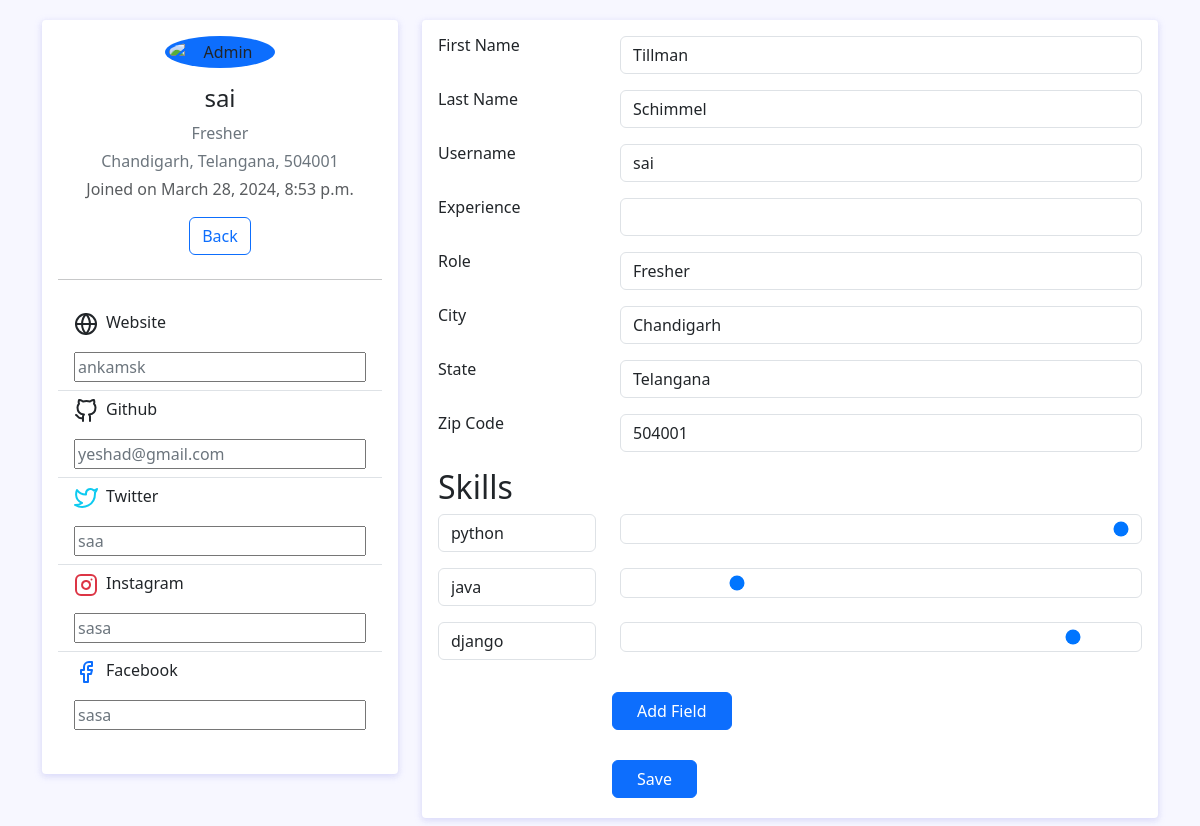
The app's page /edituserprofile/ (signed in), older data.
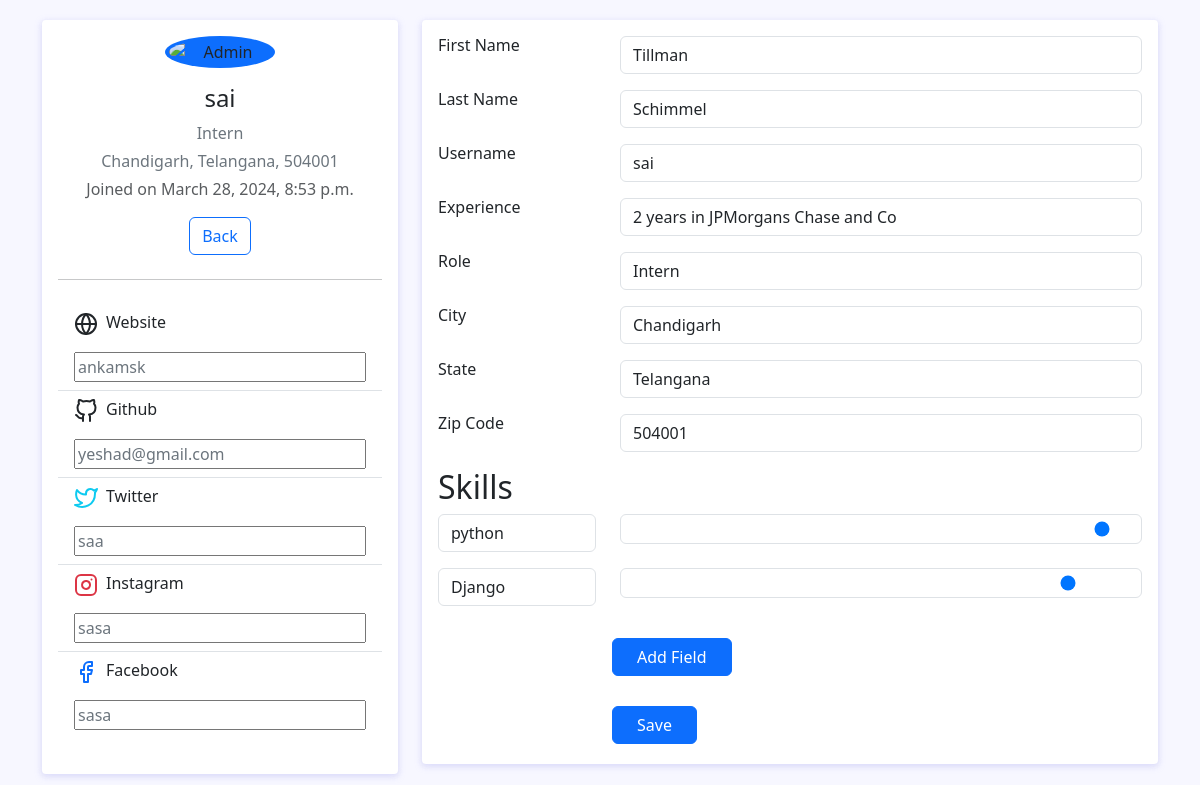
The same page, newer data.
### app/models.py (models this page shows)
class CustomUser(AbstractUser):
    city = models.TextField()
    state = models.TextField()
    zip_code = models.TextField()
    skills = models.CharField(max_length=256, blank=True)  # Comma separated list of skills
    skills_range= models.CharField(max_length=256, blank=True)
    websitelinks = models.CharField(max_length=256, blank=True)
    role = models.CharField(max_length=256, default='Fresher')
    experience=models.CharField(max_length=256, blank=True)

### app/views.py (the view, shortened to what this page needs)
# urls.py: path('edituserprofile/',editProfile,name='editProfile')
def editProfile(request):
    skills=request.user.skills
    skills_range=request.user.skills_range.split(',')
    skills=skills.split(',')
    skills=list(zip(skills,skills_range))
    print(skills)
    links=request.user.websitelinks.split(',')
    return render(request,'edituserprofile.html',{'skills':skills,'ownweb':links[0],'second':links[1],'third':links[2],'forth':links[3],'fifth':links[4]})

### templates/edituserprofile.html (shortened to what this page needs)
<!DOCTYPE html>
<html lang="en">
<head>
    <link href="https://cdn.jsdelivr.net/npm/bootstrap@5.3.3/dist/css/bootstrap.min.css" rel="stylesheet">
</head>
<body>
<form method="post">
<div class="container">
		<div class="main-body">
			<div class="row">
				<div class="col-lg-4">
					<div class="card">
						<div class="card-body">
							<div class="d-flex flex-column align-items-center text-center">
								<img src="https://bootdey.com/img/Content/avatar/avatar6.png" alt="Admin" class="rounded-circle p-1 bg-primary" width="110">
								<div class="mt-3">
									<h4>{{ request.user.username }}</h4>
									<p class="text-secondary mb-1">{{ request.user.role }}</p>
									<p class="text-secondary  mb-1">{{ request.user.city }}, {{ request.user.state }}, {{ request.user.zip_code }}</p>
                                    <p class="text-muted font-size-sm"> Joined on {{ request.user.date_joined }}</p>
									<a role="button" href="{% url 'viewProfile' request.user.id %}" class="btn btn-outline-primary">Back</a>
                                </div>
							</div>
							<hr class="my-4">
							<ul class="list-group list-group-flush">
								<li class="list-group-item d-flex justify-content-between align-items-center flex-wrap">
									<h6 class="mb-3">Website</h6>
									<input class="text-secondary" style="width: 400px;" name="websites" value="{{ ownweb }}">
								</li>
								<li class="list-group-item d-flex justify-content-between align-items-center flex-wrap">
									<h6 class="mb-3">Github</h6>
									<input class="text-secondary" style="width: 400px;" name="websites"  value="{{ second }}">
								</li>
								<li class="list-group-item d-flex justify-content-between align-items-center flex-wrap">
									<h6 class="mb-3">Twitter</h6>
									<input class="text-secondary"  style="width: 400px;" name="websites"  value="{{ third }}">
								</li>
								<li class="list-group-item d-flex justify-content-between align-items-center flex-wrap">
									<h6 class="mb-3">Instagram</h6>
									<input class="text-secondary"  style="width: 400px;" name="websites" value="{{ forth }}">
								</li>
								<li class="list-group-item d-flex justify-content-between align-items-center flex-wrap">
									<h6 class="mb-3">Facebook</h6>
									<input class="text-secondary"  style="width: 400px; margin-bottom: 20px;" name="websites" value="{{ fifth }}">
								</li>
							</ul>
						</div>
					</div>
				</div>
				<div class="col-lg-8">
					<div class="card">
						<div class="card-body" id="cont">
							<div class="row mb-3">
								<div class="col-sm-3">
									<h6 class="mb-0">First Name</h6>
								</div>
								<div class="col-sm-9 text-secondary">
									<input type="text" class="form-control" value="{{ request.user.first_name}} " name="fname" />
								</div>
							</div>
                            <div class="row mb-3">
								<div class="col-sm-3">
									<h6 class="mb-0">Last Name</h6>
								</div>
								<div class="col-sm-9 text-secondary">
									<input type="text" class="form-control" value="{{request.user.last_name }}" name="lname" />
								</div>
							</div>
							<div class="row mb-3">
								<div class="col-sm-3">
									<h6 class="mb-0">Username</h6>
								</div>
								<div class="col-sm-9 text-secondary">
									<input type="text" class="form-control" value="{{request.user.username}}" name="username" >
								</div>
							</div>
							<div class="row mb-3">
								<div class="col-sm-3">
									<h6 class="mb-0">Experience</h6>
								</div>
								<div class="col-sm-9 text-secondary">
									<input type="text" class="form-control" value="{{ request.user.experience }}" name="experience">
								</div>
							</div>
							<div class="row mb-3">
								<div class="col-sm-3">
									<h6 class="mb-0">Role</h6>
								</div>
								<div class="col-sm-9 text-secondary">
									<input type="text" class="form-control" value="{{ request.user.role }}" name="role">
								</div>
							</div>
							<div class="row mb-3">
								<div class="col-sm-3">
									<h6 class="mb-0">City</h6>
								</div>
								<div class="col-sm-9 text-secondary">
									<input type="text" class="form-control" value="{{ request.user.city }}" name="city">
								</div>
							</div><div class="row mb-3">
								<div class="col-sm-3">
									<h6 class="mb-0">State</h6>
								</div>
								<div class="col-sm-9 text-secondary">
									<input type="text" class="form-control" value="{{ request.user.state }}" name="state">
								</div>
							</div><div class="row mb-3">
								<div class="col-sm-3">
									<h6 class="mb-0">Zip Code</h6>
								</div>
								<div class="col-sm-9 text-secondary">
									<input type="text" class="form-control" value="{{ request.user.zip_code }}" name="zipcode" >
								</div>
							</div>
							<h2 class="d-flex align-items-center mb-8 ">Skills</h2>
					            {% for i,j in  skills %}
								<div class="row mb-3">
									<div class="col-sm-3">
										<input type="text" name="skillslist" class="form-control" value="{{i}}">
									</div>
									<div class="col-sm-9 text-secondary">
										<input type="range" class="form-control" name="skillsrange" value="{{j}}" >
									</div>
								</div>
                                {% endfor %}
                                   </div>
                                    <div class="row" style="margin-bottom: 30px;">
                                        <div class="col-sm-3"></div>
                                        <div class="col-sm-9 text-secondary">
                                            <input type="button" class="btn btn-primary px-4"  value="Add Field" onclick="add()">
                                        </div>
                                    </div>
                                    <div class="row" style="margin-bottom: 20px;">
                                        <div class="col-sm-3"></div>
                                        <div class="col-sm-9 text-secondary">
                                            <input type="submit" id="btn1" class="btn btn-primary px-4"  value="Save">
                                        </div>
                                    </div>
								</div>
						</div>
					</div>
				</div>
			</div>
	</div></form>
</body>
</html>

### templates/edituserprofile.html (style rules this page uses)
body { background: #f7f7ff; margin-top:20px; }
.card { position: relative; display: flex; flex-direction: column; min-width: 0; word-wrap: break-word; background-color: #fff; background-clip: border-box; border: 0 solid transparent; border-radius: .25rem; margin-bottom: 1.5rem; box-shadow: 0 2px 6px 0 rgb(218 218 253 / 65%), 0 2px 6px 0 rgb(206 206 238 / 54%); }
.me-2 { margin-right: .5rem!important; }

Row changes from the older to the newer data that the page shows:
changed CustomUser "sai": user.role "Fresher" → "Intern"; experience (not shown) → "2 years in JPMorgans Chase and Co"; role "Fresher" → "Intern"
Text that changed along with them:
form field skillsrange: "100" → "96"
form field skillslist: "java" → "Django"
form field skillsrange: "20" → "89"
list line gone: "django 90"
